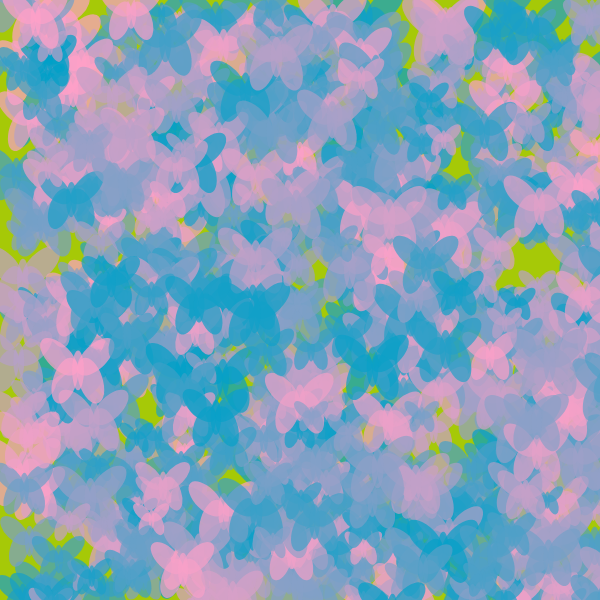
Frame 1 (no input)
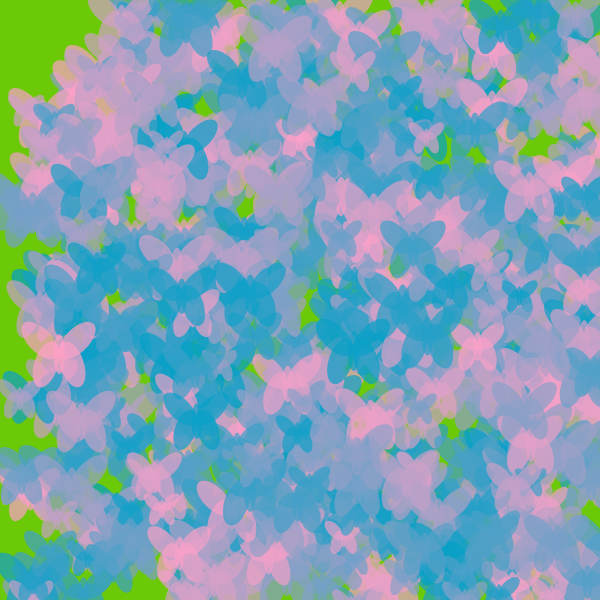
Frame 60 (no input)
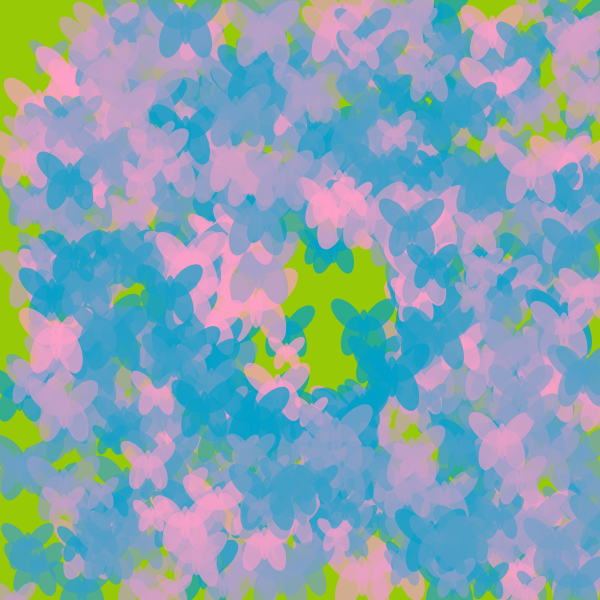
Frame 120 (the mouse pressed at the canvas centre since frame 60)

The p5.js sketch that drew these frames (run headless with seeded random() and noise() and a simulated clock; from frame 60 on, the mouse is pressed at the canvas centre):

// p5.js sketch
// ── sketch.js
let NUM_OF_PARTICLES = 3;
let particles = [];

function setup() {
  createCanvas(600, 600);

  for (let i = 0; i < NUM_OF_PARTICLES; i++) {
    particles[i] = new Particle(random(width), random(height));
  }
}

function draw() {
  background(50);

  for (let i = 0; i < particles.length; i++) {
    let p = particles[i];
    p.update();
    p.display();
    p.checkBounds();
  }
}

class Particle {
  constructor(startX, startY) {
    this.x = startX;
    this.y = startY;
    this.butterflyX = [];
    this.butterflyY = [];
    this.butterflySize = [];
    this.bfclr = [];
    this.bgclr = 167;
    this.bgchange = 1;
    this.butterflySpeed = 20;

    for (let i = 0; i < 800; i++) {
      this.butterflyX[i] = random(width);
      this.butterflyY[i] = random(height);
      this.butterflySize[i] = random(20, 50);
      this.bfclr[i] = random(0, 255);
    }
  }

  update() {
    this.bgclr -= this.bgchange;
    if (this.bgclr > 250 || this.bgclr < 100) {
      this.bgchange = -this.bgchange;
    }

    for (let k = 0; k < this.butterflyX.length; k += 1) {
      let noiseX = noise(k, frameCount * 0.01);
      let noiseY = noise(k + 1000, frameCount * 0.01);
      
      let butterflySpeedX = map(noiseX, 0, 1, -this.butterflySpeed, this.butterflySpeed);
      let butterflySpeedY = map(noiseY, 0, 1, -this.butterflySpeed, this.butterflySpeed);
      
      this.butterflyX[k] += 0.1 * butterflySpeedX;
      this.butterflyY[k] += 0.1 * butterflySpeedY;
      
      let d = dist(this.butterflyX[k], this.butterflyY[k], mouseX, mouseY);
      if (d < 100) {
        this.butterflyX[k] += random(-this.butterflySpeed, this.butterflySpeed);
        this.butterflyY[k] += random(-this.butterflySpeed, this.butterflySpeed);
        this.butterflySize[k] +=
          0.1 * random(-this.butterflySpeed, this.butterflySpeed);
        this.bfclr[k] -= 10 * random(-this.butterflySpeed, this.butterflySpeed);
      }
    }
  }

  display() {
    background(this.bgclr, 201, 7);
    push();
    // translate(this.x, this.y);

    for (let j = 0; j < this.butterflyX.length; j++) {
      this.drawButterfly(
        this.butterflyX[j],
        this.butterflyY[j],
        this.butterflySize[j],
        this.bfclr[j]
      );
    }

    pop();
  }
  checkBounds() {
  for (let m = this.butterflyX.length - 1; m >= 0; m-=1) {
    if (
      this.butterflyX[m] < 0 ||
      this.butterflyX[m] > width ||
      this.butterflyY[m] < 0 ||
      this.butterflyY[m] > height
    ) {
      this.butterflyX.splice(m, 1);
      this.butterflyY.splice(m, 1);
      this.butterflySize.splice(m, 1);
      this.bfclr.splice(m, 1);
    }
  }
}

  drawButterfly(x, y, butterflySize, bfclr) {
    noStroke();
    fill(bfclr, 160, 200, 180);

    push();
    translate(x, y);
    rotate(PI / 4);
    ellipse(0, 0, butterflySize, butterflySize / 2);
    pop();

    push();
    translate(x + butterflySize / 1.3, y);
    rotate(-PI / 4);
    ellipse(0, 0, butterflySize, butterflySize / 2);
    pop();

    push();
    translate(x + butterflySize / 8, y + butterflySize / 2);
    rotate((PI * 3) / 5);
    ellipse(0, 0, butterflySize, butterflySize / 2);
    pop();

    push();
    translate(x + butterflySize / 1.5, y + butterflySize / 2);
    rotate((-PI * 3) / 5);
    ellipse(0, 0, butterflySize, butterflySize / 2);
    pop();

    ellipse(
      x + butterflySize / 2.5,
      y + butterflySize / 3.5,
      butterflySize / 4,
      butterflySize / 1.2
    );
  }
}
